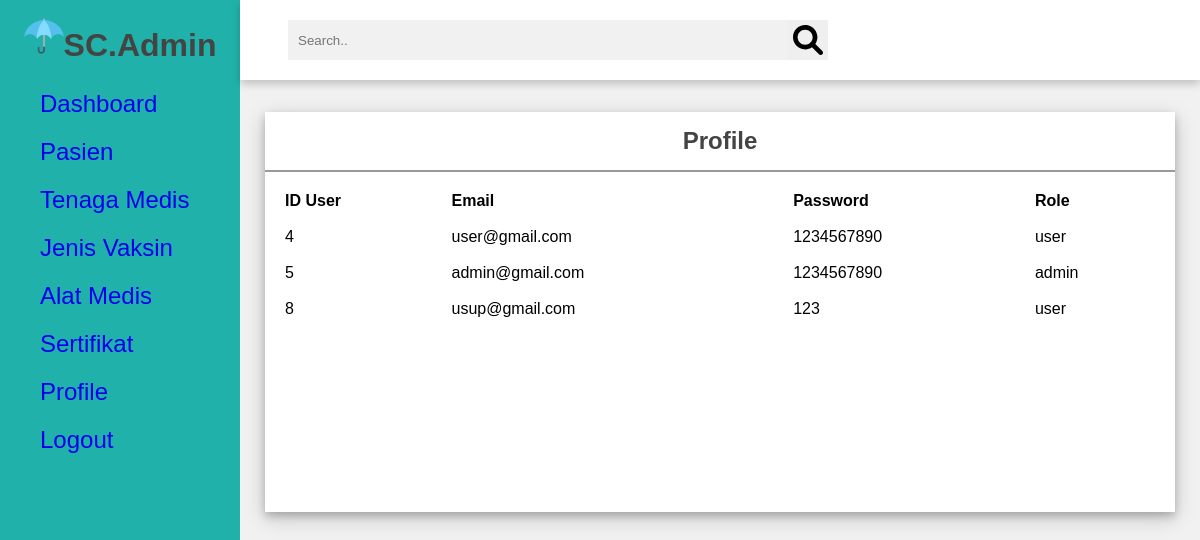
Screenshot of /admin/user.php with the database file from the repository.
### tables this page shows
CREATE TABLE `user` (
  `id_user` int(11) NOT NULL,
  `username` varchar(50) NOT NULL,
  `password` varchar(50) NOT NULL,
  `role` char(10) NOT NULL
);

### admin/functions.php (called while the page is built, shortened)
<?php
function koneksi() {
    $conn = mysqli_connect('localhost', 'root', '', 'pw2022_tubes') or die('KONEKSI GAGAL!!!');
    return $conn;
}
function query($query) {
    $conn = koneksi();
    $result = mysqli_query($conn, $query) or die(mysqli_error($conn));
    $rows = [];
    while($row = mysqli_fetch_assoc($result)) {
        $rows[] = $row;
    }
    return $rows;
}

### admin/user.php (the view, shortened to what this page needs)
<?php
    require 'functions.php';
    $user = query("SELECT * FROM user");
?>
<!DOCTYPE html>
<html lang="en">
<head>
    <link rel="stylesheet" href="style.css">
</head>
<body>
    <div class="side-menu">
        <div class="tab-name">
            <h1><img src="../img/kisspng-umbrella-clip-art-5b3008645136e8.6524105115298745323327.png" alt="">SC.Admin</h1>
        </div>
        <ul>
            <li><a href="index.php"><span>Dashboard</span></a> </li>
            <li><a href="pasien.php"><span>Pasien</span></a> </li>
            <li><a href="tenmed.php"><span>Tenaga Medis</span></a> </li>
            <li><a href="jenisvaksin.php"><span>Jenis Vaksin</span></a> </li>
            <li><a href="alatmedis.php"><span>Alat Medis</span></a>  </li>
            <li><a href="sertifikat.php"><span>Sertifikat</span></a></li>
            <li><a href="user.php"><span>Profile</span> </a></li>
            <li><a href="logout.php"><span>Logout</span> </a></li>
        </ul>
    </div>
    <div class="container">
        <div class="header">
            <div class="nav">
                <div class="search">
                    <form class="find" action="" method="post">
                        <input type="text" name="find" placeholder="Search.." autocomplete="off" autofocus>
                        <button name="search" type="submit"><img src="../img/magnifying-glass-solid.svg" alt=""></button>
                    </form>
                </div>
            </div>
        </div>
        <div class="content">
            <div class="content-2">
                <div class="daftar-pasien" style="margin-top:2rem;">
                    <div class="title">
                        <h2>Profile</h2>
                    </div>
                    <table>
                        <tr>
                            <th>ID User</th>
                            <th>Email</th>
                            <th>Password</th>
                            <th>Role</th>
                        </tr>
                        <?php
                            foreach ($user as $row){
                        ?>
                        <tr>
                            <td><?php echo $row['id_user'] ?></td>
                            <td><?php echo $row['username'] ?></td>
                            <td><?php echo $row['password'] ?></td>
                            <td><?php echo $row['role'] ?></td>
                        </tr>
                        <?php
                            }
                        ?>
                    </table>
                </div>
            </div>
        </div>
    </div>
</body>
</html>

### admin/style.css (style rules this page uses)
* { margin: 0; padding: 0; box-sizing: border-box; font-family: "Poppins", sans-serif; }
body { min-height: 100vh; }
a { text-decoration: none; }
li { list-style: none; }
h1, h2 { color: #444; }
.title { display: flex; align-items: center; justify-content: space-around; padding: 15px 10px; border-bottom: 2px solid #999; }
table { padding: 10px; }
th, td { text-align: left; padding: 8px; }
.side-menu { position: fixed; background: lightseagreen; width: 20vw; min-height: 100vh; display: flex; flex-direction: column; }
.side-menu .tab-name { height: 10vh; display: flex; align-items: center; justify-content: center; }
.side-menu .tab-name img { width: 40px; }
.side-menu li { font-size: 24px; padding: 10px 40px; color: white; display: flex; align-items: center; }
.container { position: absolute; right: 0; width: 80vw; height: 100vh; background: #f1f1f1; }
.container .header { position: fixed; top: 0; right: 0; width: 80vw; height: 10vh; background: white; display: flex; align-items: center; justify-content: center; box-shadow: 0 4px 8px 0 rgba(0, 0, 0, 0.2); z-index: 1; }
.container .header .nav { width: 90%; display: flex; align-items: center; }
.container .header .nav .search .find { flex: 3; display: flex; justify-content: center; }
.container .header .nav .search .find input[type="text"] { border: none; background: #f1f1f1; padding: 10px; width: 500px; }
.container .header .nav .search .find button { width: 40px; height: 40px; border: none; display: flex; align-items: center; justify-content: center; }
.container .header .nav .search .find button img { width: 30px; height: 30px; }
.container .content { position: relative; margin-top: 10vh; min-height: 90vh; background: #f1f1f1; }
.container .content .content-2 { min-height: 60vh; display: flex; justify-content: space-around; align-items: flex-start; flex-wrap: wrap; }
.container .content .content-2 .daftar-pasien { min-height: 50vh; flex: 5; background: white; margin: 0 25px 25px 25px; box-shadow: 0 4px 8px 0 rgba(0, 0, 0, 0.2), 0 6px 20px 0 rgba(0, 0, 0, 0.19); display: flex; flex-direction: column; margin-top: 5rem; }

### rows the page displays
user: id_user "4", username "user@gmail.com", password "1234567890", role "user"
user: id_user "5", username "admin@gmail.com", password "1234567890", role "admin"
user: id_user "8", username "usup@gmail.com", password "123", role "user"
